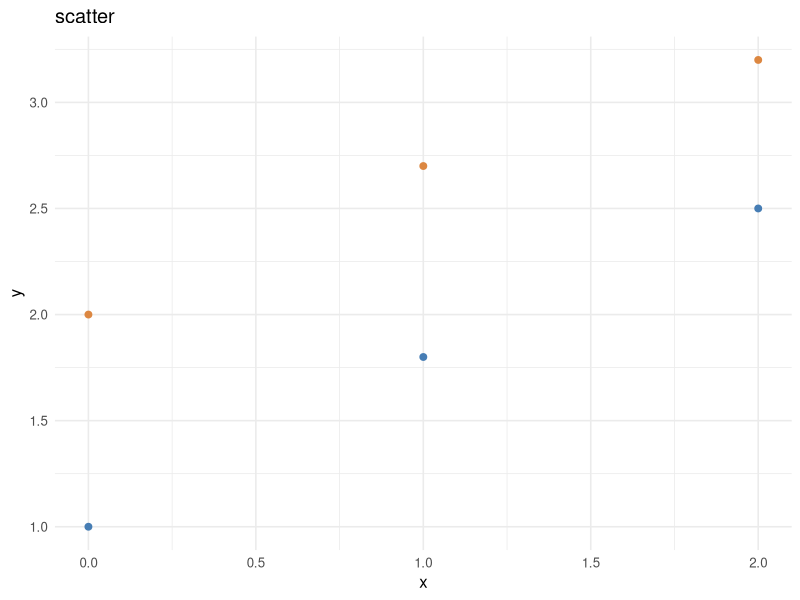
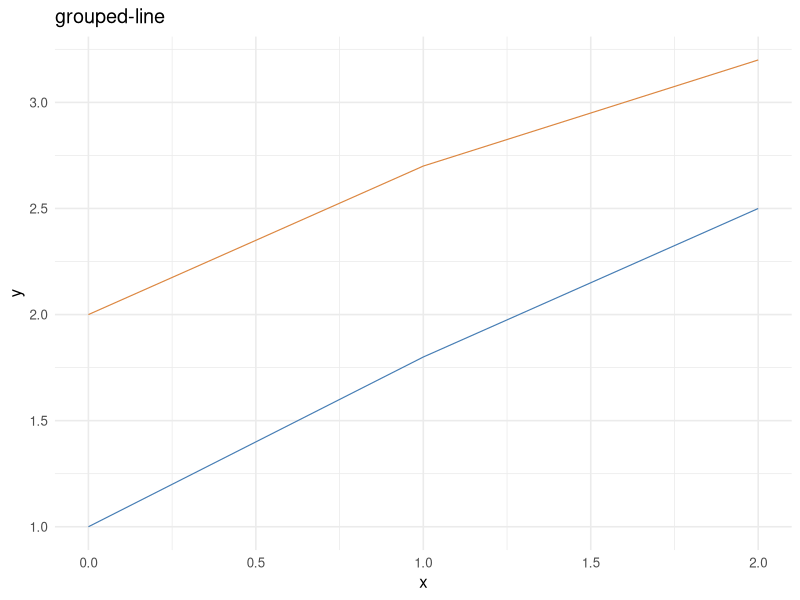
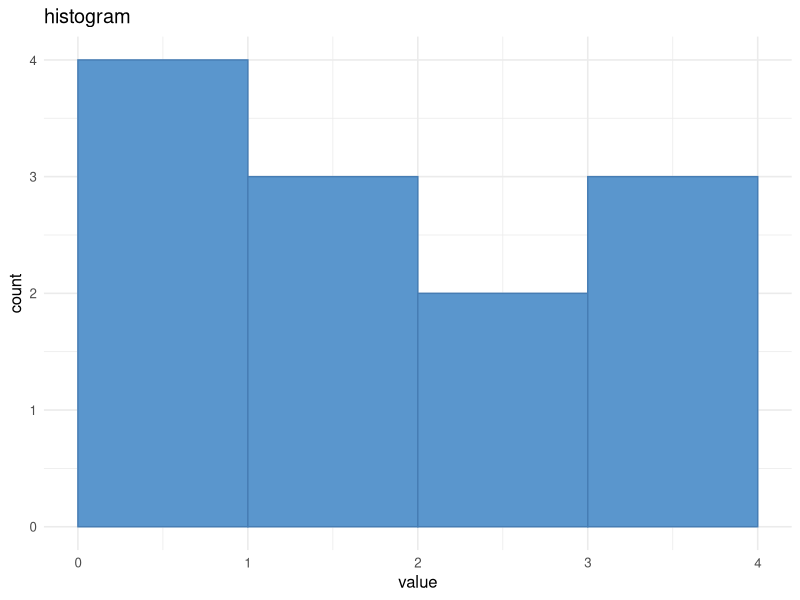
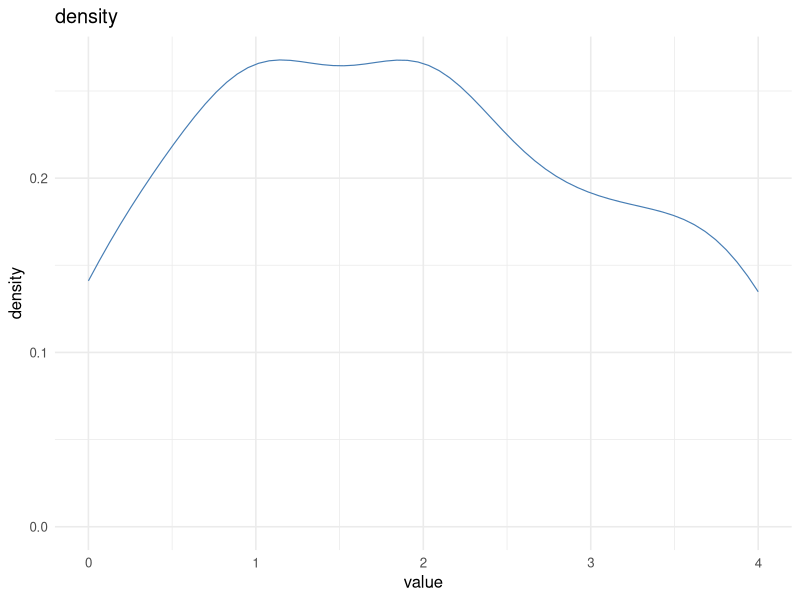
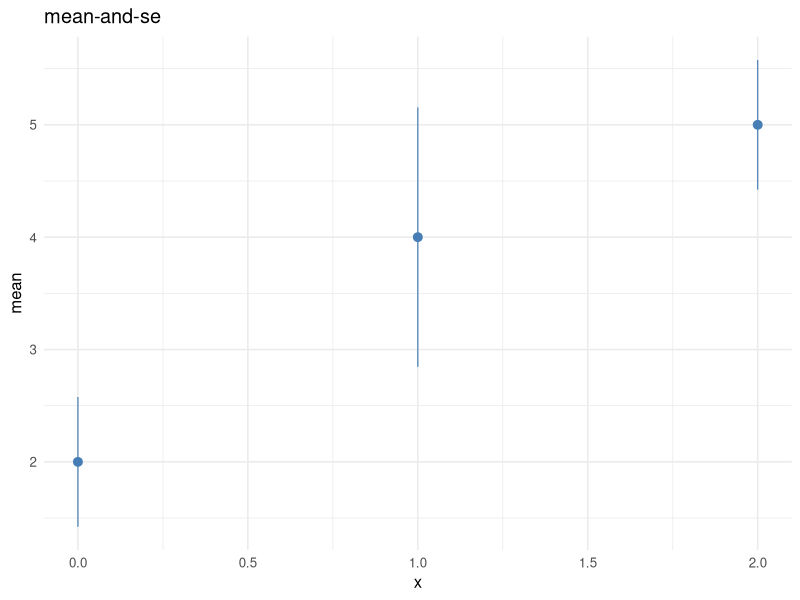
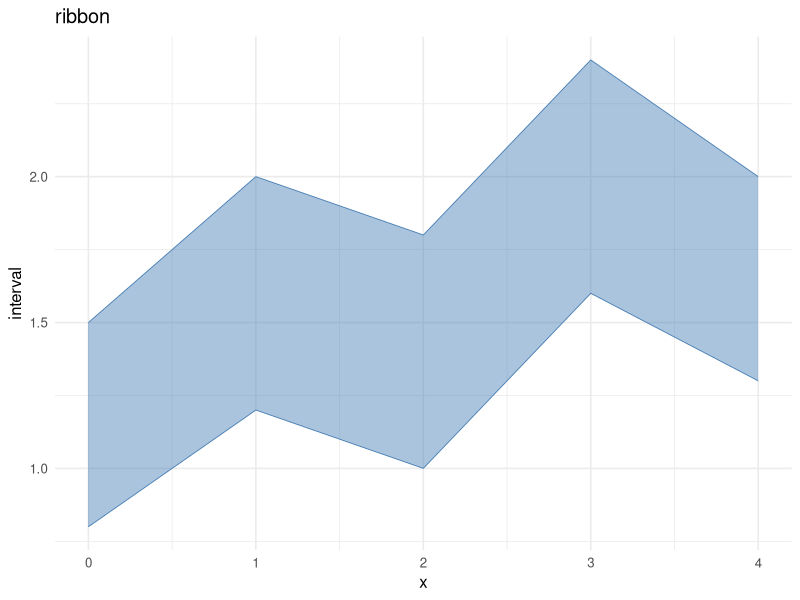
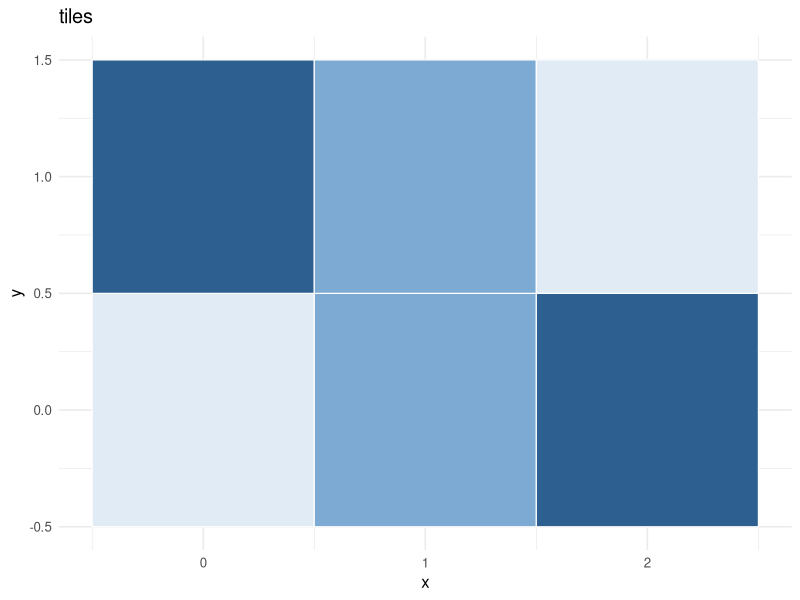
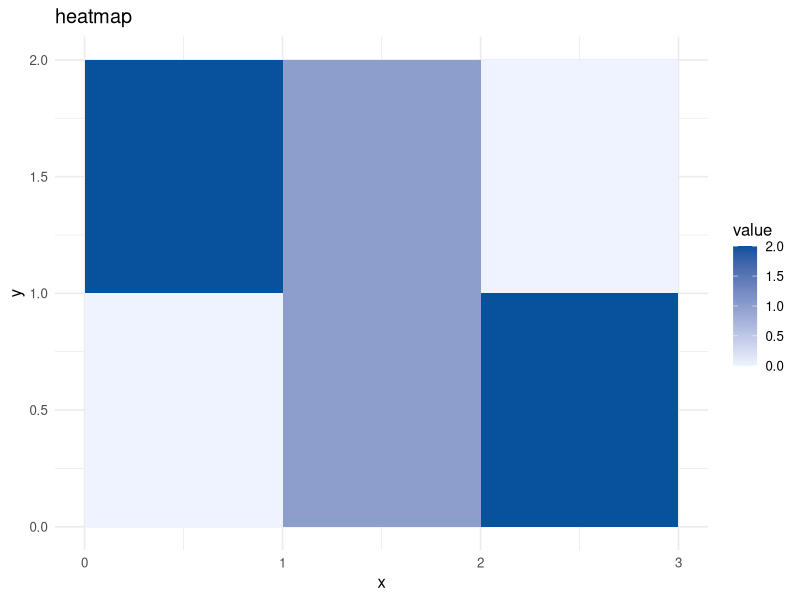

Source code (R) for these figures, in order:
args <- commandArgs(trailingOnly = TRUE)
out_dir <- if (length(args) >= 1L) args[[1L]] else "target/graphics-position-qa/ggplot2"
dir.create(out_dir, recursive = TRUE, showWarnings = FALSE)

suppressPackageStartupMessages(library(ggplot2))

palette <- c(red = "#467DB4", blue = "#DC8741")
series <- data.frame(
  x = rep(c(0, 1, 2), 2),
  y = c(1, 1.8, 2.5, 2, 2.7, 3.2),
  condition = factor(rep(c("A", "B"), each = 3), levels = c("A", "B"))
)

scatter <- ggplot(series, aes(x, y, colour = condition)) +
  geom_point(size = 2) +
  scale_colour_manual(values = c(A = palette[["red"]], B = palette[["blue"]])) +
  labs(title = "scatter", x = "x", y = "y") +
  theme_minimal(base_size = 12) +
  theme(legend.position = "none")

grouped_line <- ggplot(series, aes(x, y, group = condition, colour = condition)) +
  geom_line(linewidth = 0.4) +
  scale_colour_manual(values = c(A = palette[["red"]], B = palette[["blue"]])) +
  labs(title = "grouped-line", x = "x", y = "y") +
  theme_minimal(base_size = 12) +
  theme(legend.position = "none")

distribution <- data.frame(
  value = c(0, 0.4, 0.9, 1, 1.3, 1.8, 2, 2.2, 2.7, 3.1, 3.6, 4)
)
histogram <- ggplot(distribution, aes(value)) +
  geom_histogram(
    breaks = c(0, 1, 2, 3, 4),
    closed = "right",
    colour = "#467DB4",
    fill = "#5A96CD"
  ) +
  labs(title = "histogram", x = "value", y = "count") +
  theme_minimal(base_size = 12)

density_plot <- ggplot(distribution, aes(value)) +
  stat_density(
    geom = "line",
    bw = 0.45,
    n = 64,
    trim = TRUE,
    colour = "#467DB4",
    linewidth = 0.4
  ) +
  labs(title = "density", x = "value", y = "density") +
  theme_minimal(base_size = 12)

summary_data <- data.frame(
  x = rep(c(0, 1, 2), each = 3),
  y = c(1, 2, 3, 2, 4, 6, 4, 5, 6)
)
summarized <- ggplot(summary_data, aes(x, y)) +
  stat_summary(fun.data = mean_se, geom = "pointrange", colour = "#467DB4", linewidth = 0.4) +
  labs(title = "mean-and-se", x = "x", y = "mean") +
  theme_minimal(base_size = 12)

ribbon_data <- data.frame(
  x = c(0, 1, 2, 3, 4),
  lower = c(0.8, 1.2, 1, 1.6, 1.3),
  upper = c(1.5, 2, 1.8, 2.4, 2)
)
ribbon <- ggplot(ribbon_data, aes(x, ymin = lower, ymax = upper)) +
  geom_ribbon(colour = "#467DB4", fill = "#467DB4", alpha = 0.45, linewidth = 0.3) +
  labs(title = "ribbon", x = "x", y = "interval") +
  theme_minimal(base_size = 12)

tile_data <- data.frame(
  x = rep(c(0, 1, 2), 2),
  y = rep(c(0, 1), each = 3),
  level = factor(c(0, 1, 2, 2, 1, 0), levels = c(0, 1, 2))
)
tiles <- ggplot(tile_data, aes(x, y, fill = level)) +
  geom_tile(width = 1, height = 1, colour = "white", linewidth = 0.4) +
  scale_fill_manual(values = c("#E1EBF5", "#7DAAD2", "#2D5F91")) +
  labs(title = "tiles", x = "x", y = "y") +
  theme_minimal(base_size = 12) +
  theme(legend.position = "none")

heatmap_data <- data.frame(
  x = rep(c(0.5, 1.5, 2.5), 2),
  y = rep(c(0.5, 1.5), each = 3),
  value = c(0, 1, 2, 2, 1, 0)
)
heatmap <- ggplot(heatmap_data, aes(x, y, fill = value)) +
  geom_tile(width = 1, height = 1) +
  scale_fill_gradient(low = "#EFF3FF", high = "#08519C", name = "value") +
  labs(title = "heatmap", x = "x", y = "y") +
  theme_minimal(base_size = 12)

count_data <- data.frame(category = c("control", "task", "task", "other", "task", "control"))
counted <- ggplot(count_data, aes(category)) +
  geom_bar(width = 0.9, colour = "#233C5A", fill = "#5A96CD") +
  labs(title = "count", x = "category", y = "count") +
  theme_minimal(base_size = 12)

facet_data <- data.frame(
  x = c(0, 1, 10, 20),
  y = c(0, 1, 2, 3),
  condition = factor(c("control", "control", "task", "task"), levels = c("control", "task"))
)
faceted <- ggplot(facet_data, aes(x, y)) +
  geom_point(size = 2, colour = palette[["red"]]) +
  facet_wrap(~condition, ncol = 2) +
  labs(title = "facets", x = "x", y = "y") +
  theme_minimal(base_size = 12)

bars <- data.frame(
  category = factor(c("A", "A", "B", "B"), levels = c("A", "B")),
  value = c(3, 2, 1, 4),
  group = factor(c("red", "blue", "red", "blue"), levels = c("red", "blue"))
)

base_bars <- ggplot(bars, aes(category, value, group = group, fill = group)) +
  scale_fill_manual(values = palette) +
  labs(x = "category", y = "value") +
  theme_minimal(base_size = 12) +
  theme(legend.position = "none")

dodge <- base_bars +
  geom_col(width = 0.9, colour = "#232D37", position = position_dodge(width = 0.9)) +
  ggtitle("position-dodge")
stack <- base_bars +
  geom_col(width = 0.9, colour = "#232D37", position = position_stack()) +
  ggtitle("position-stack")

jitter_points <- data.frame(
  category = factor(c("A", "A", "A", "B", "B", "B"), levels = c("A", "B")),
  value = c(1, 1, 1.6, 2, 2, 2.6),
  group = factor(c("red", "blue", "red", "blue", "red", "blue"), levels = c("red", "blue"))
)
jittered <- ggplot(jitter_points, aes(category, value, colour = group)) +
  geom_point(position = position_jitter(width = 0.22, height = 0.12, seed = 2026), size = 2) +
  scale_colour_manual(values = palette) +
  labs(title = "position-jitter", x = "category", y = "value") +
  theme_minimal(base_size = 12) +
  theme(legend.position = "none")

plots <- list(
  scatter = scatter,
  line = grouped_line,
  histogram = histogram,
  density = density_plot,
  summary = summarized,
  ribbon = ribbon,
  tiles = tiles,
  heatmap = heatmap,
  count = counted,
  facets = faceted,
  dodge = dodge,
  stack = stack,
  jitter = jittered
)
for (name in names(plots)) {
  ggsave(
    filename = file.path(out_dir, paste0(name, ".png")),
    plot = plots[[name]],
    width = 6.4,
    height = 4.8,
    dpi = 100,
    bg = "white"
  )
}

dodge_data <- layer_data(dodge)
stack_data <- layer_data(stack)
jitter_data <- layer_data(jittered)
write.table(
  layer_data(scatter)[c("x", "y", "colour", "group")],
  file.path(out_dir, "scatter-layer.tsv"),
  sep = "\t", row.names = FALSE, quote = FALSE
)
write.table(
  layer_data(grouped_line)[c("x", "y", "colour", "group")],
  file.path(out_dir, "line-layer.tsv"),
  sep = "\t", row.names = FALSE, quote = FALSE
)
write.table(
  layer_data(histogram)[c("x", "y", "count", "xmin", "xmax", "ymin", "ymax")],
  file.path(out_dir, "histogram-layer.tsv"),
  sep = "\t", row.names = FALSE, quote = FALSE
)
write.table(
  layer_data(density_plot)[c("x", "y", "density", "count")],
  file.path(out_dir, "density-layer.tsv"),
  sep = "\t", row.names = FALSE, quote = FALSE
)
write.table(
  layer_data(summarized)[c("x", "y", "ymin", "ymax")],
  file.path(out_dir, "summary-layer.tsv"),
  sep = "\t", row.names = FALSE, quote = FALSE
)
write.table(
  layer_data(ribbon)[c("x", "ymin", "ymax")],
  file.path(out_dir, "ribbon-layer.tsv"),
  sep = "\t", row.names = FALSE, quote = FALSE
)
write.table(
  layer_data(tiles)[c("x", "y", "xmin", "xmax", "ymin", "ymax", "fill")],
  file.path(out_dir, "tiles-layer.tsv"),
  sep = "\t", row.names = FALSE, quote = FALSE
)
write.table(
  layer_data(heatmap)[c("x", "y", "xmin", "xmax", "ymin", "ymax", "fill")],
  file.path(out_dir, "heatmap-layer.tsv"),
  sep = "\t", row.names = FALSE, quote = FALSE
)
write.table(
  layer_data(counted)[c("x", "y", "count", "xmin", "xmax", "ymin", "ymax")],
  file.path(out_dir, "count-layer.tsv"),
  sep = "\t", row.names = FALSE, quote = FALSE
)
write.table(
  layer_data(faceted)[c("x", "y", "PANEL", "group")],
  file.path(out_dir, "facets-layer.tsv"),
  sep = "\t", row.names = FALSE, quote = FALSE
)
write.table(
  dodge_data[c("x", "xmin", "xmax", "y", "group")],
  file.path(out_dir, "dodge-layer.tsv"),
  sep = "\t", row.names = FALSE, quote = FALSE
)
write.table(
  stack_data[c("x", "xmin", "xmax", "y", "ymin", "ymax", "group")],
  file.path(out_dir, "stack-layer.tsv"),
  sep = "\t", row.names = FALSE, quote = FALSE
)
write.table(
  jitter_data[c("x", "y", "group")],
  file.path(out_dir, "jitter-layer.tsv"),
  sep = "\t", row.names = FALSE, quote = FALSE
)

cat("wrote ggplot2 position references to", out_dir, "\n")
